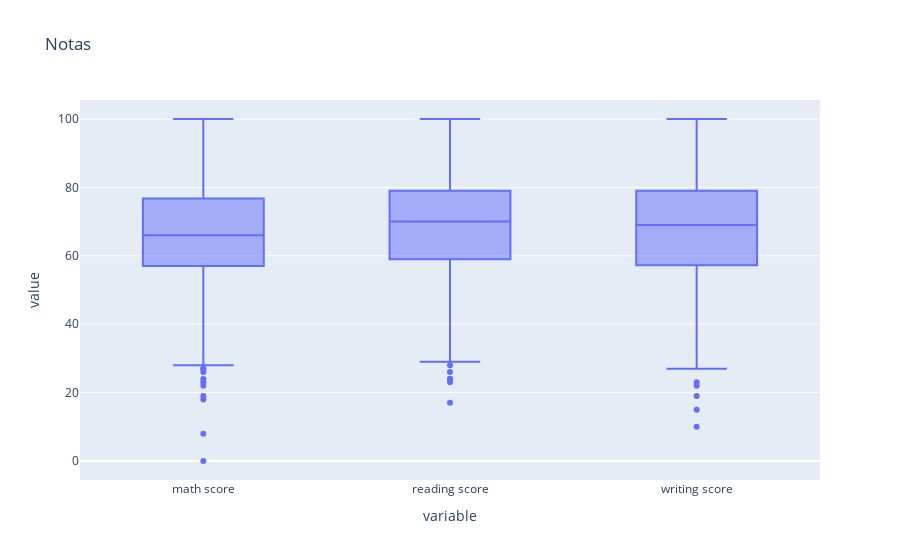

Source (notebook cell):
### Markdown cell above
> Utilice la función creada en el punto 1.1 para verificar sus resultados.

### Code cell
exploratory_data_analysis(df_grades)

### Figure 1 — Plotly figure (JSON) as saved in the notebook; plotly's stock layout.template omitted (floating-point values rounded to 4 significant figures; data arrays with more than 128 entries replaced by an {"elided": "..."} marker saying what was removed)
{"data": [{"alignmentgroup": "True", "hovertemplate": "variable=%{x}<br>value=%{y}<extra></extra>", "legendgroup": "", "marker": {"color": "#636efa"}, "name": "", "notched": false, "offsetgroup": "", "orientation": "v", "showlegend": false, "type": "box", "x": {"elided": "2625 str values"}, "x0": " ", "xaxis": "x", "y": {"elided": "2625 int values"}, "y0": " ", "yaxis": "y"}], "layout": {"boxmode": "group", "legend": {"tracegroupgap": 0}, "title": {"text": "Notas"}, "xaxis": {"anchor": "y", "domain": [0, 1], "title": {"text": "variable"}}, "yaxis": {"anchor": "x", "domain": [0, 1], "title": {"text": "value"}}}}
